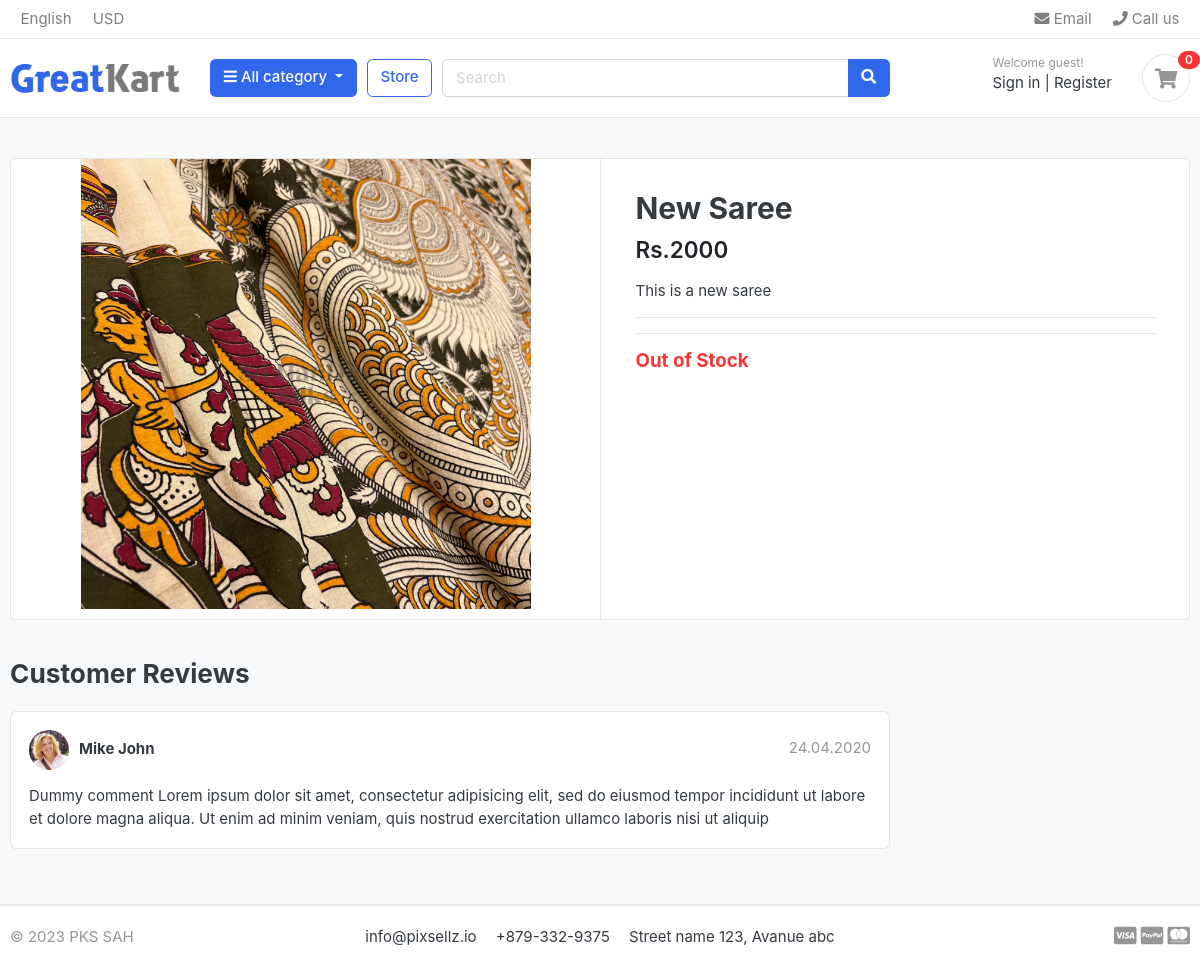
Screenshot of /store/cotton-sarees/new-saree/ with the database file from the repository.
### store/models.py (models this page shows, shortened)
class Product(models.Model):
    product_name = models.CharField(max_length=200, unique=True)
    slug = models.SlugField(max_length=200, unique=True)
    description = models.TextField(max_length=500, blank=True)
    price = models.IntegerField()
    images = models.ImageField(upload_to='photos/products')
    stock = models.IntegerField()
    is_available = models.BooleanField(default=True)
    category = models.ForeignKey(Category, on_delete=models.CASCADE)
    created_date = models.DateField(auto_now_add=True)
    modified_date = models.DateTimeField(auto_now=True)

### store/views.py (the view)
# urls.py: path('<slug:category_slug>/<slug:product_slug>/', views.product_detail, name='product_detail'),
def product_detail(request, category_slug, product_slug):
    try:
        single_product = Product.objects.get(category__slug=category_slug, slug=product_slug)
    except Exception as e:
        raise e
    context = {
        'single_product' : single_product,
    }
    return render(request, 'store/product_detail.html', context)

### category/context_processors.py (called while the page is built)
def menu_links(request):
    links = Category.objects.all()
    return dict(links=links)

### category/models.py (called while the page is built)
    def get_url(self):
        return reverse('product_by_category', args=[self.slug])

### templates/store/product_detail.html
{% extends 'base.html' %}
{% load static %}
{% block content %}
<section class="section-content padding-y bg">
    <div class="container">
    <div class="card">
        <div class="row no-gutters">
            <aside class="col-md-6">
    <article class="gallery-wrap">
        <div class="img-big-wrap">
           <a href="#"><img src="{{single_product.images.url}}"></a>
        </div>
    </article>
            </aside>
            <main class="col-md-6 border-left">
    <article class="content-body">
    <h2 class="title">{{ single_product.product_name }}</h2>
    <div class="mb-3">
        <var class="price h4">Rs.{{single_product.price}}</var>
    </div>
    <p>{{single_product.description}}</p>
    <hr>
        <hr>
        {% if single_product.stock <= 0 %}
           <h5 class="text-danger">Out of Stock</h5>
        {% else %}
            <a href="{% url 'add_cart' single_product.id %}" class="btn  btn-primary"> <span class="text">Add to cart</span> <i class="fas fa-shopping-cart"></i>  </a>
          {%endif%}
        </article>
            </main>
        </div>
    </div>
    <br>
    <div class="row">
                <div class="col-md-9">
        <header class="section-heading">
            <h3>Customer Reviews </h3>
        </header>
        <article class="box mb-3">
            <div class="icontext w-100">
                <img src="{% static './images/avatars/avatar1.jpg' %}" class="img-xs icon rounded-circle">
                <div class="text">
                    <span class="date text-muted float-md-right">24.04.2020 </span>
                    <h6 class="mb-1">Mike John </h6>
                </div>
            </div>
            <div class="mt-3">
                <p>
                    Dummy comment Lorem ipsum dolor sit amet, consectetur adipisicing elit, sed do eiusmod
                    tempor incididunt ut labore et dolore magna aliqua. Ut enim ad minim veniam,
                    quis nostrud exercitation ullamco laboris nisi ut aliquip
                </p>
            </div>
        </article>
        </div>
    </div>
    </div>
    </section>
{% endblock %}

### static/css/ui.css (style rules this page uses)
html { font-family: "Inter", sans-serif; font-size: 15px; }
.content-body { flex: 1 1 auto; padding: 2rem 2.3rem; }
.img-xs, .img-sm, .img-md, .img-lg { -o-object-fit: cover; object-fit: cover; flex-shrink: 0; flex-grow: 0; }
.img-xs { width: 40px; height: 40px; }
.padding-y { padding-top: 40px; padding-bottom: 40px; }
var { font-style: normal; }
article:after, .form-group:after { display: block; clear: both; content: ""; }
.bg { background-color: #f8f9fa; }
.section-heading { margin-bottom: 20px; margin-top: 15px; }
p:last-child { margin-bottom: 0; }
.icontext { display: inline-flex; align-items: center; vertical-align: middle; }
.icontext .text { width: 100%; line-height: 1.2; }
.icontext .icon { position: relative; margin-right: 10px; flex-shrink: 0; flex-grow: 0; }
.price { font-weight: 600; color: #212529; }
.box { padding: 18px; background: #fff; border-radius: 0.37rem; border: 1px solid #e4e4e4; }
.box img { max-width: 100%; }
.gallery-wrap .img-big-wrap { margin-bottom: 10px; border-radius: 0.37rem; overflow: hidden; background-color: #fff; }
.gallery-wrap .img-big-wrap a { text-align: center; display: block; }
.gallery-wrap .img-big-wrap img { height: 450px; width: auto; display: inline-block; }

### rows the page displays
Product: images (picture), product_name "New Saree", price "2000", description "This is a new saree"
